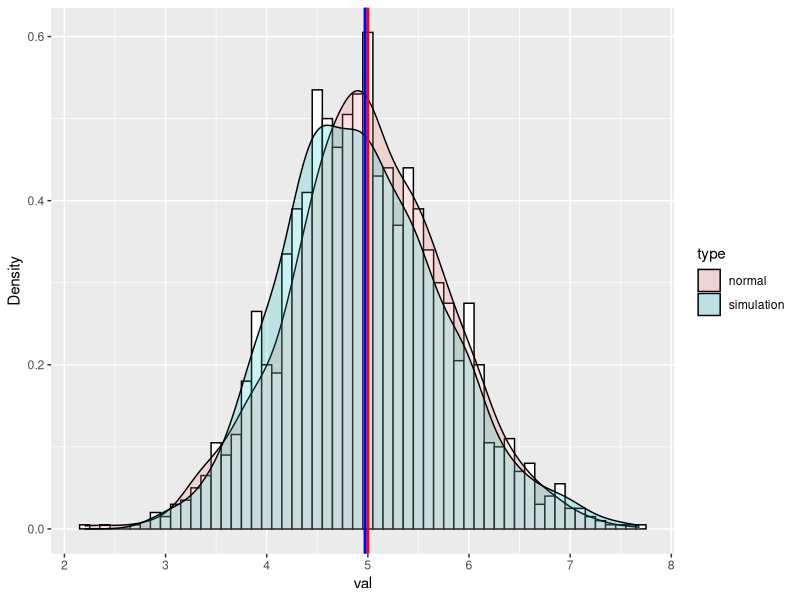

The R source for this figure:
## ---- chunk 1
library(ggplot2)
t<-1000 #number of simulation
n<-40   #number of samples
l<-0.2  #lambda
ctr<-1/l #theoretical center
#simulatated results
simdata<-sapply(1:t,function(x){
  mean(rexp(n,l))
})
## ---- chunk 2
c(mean(simdata),sd(simdata),var(simdata))
## ---- chunk 3
(1/l)/sqrt(n)
((1/l)/sqrt(n))^2
## ---- chunk 4
normal<-rnorm(t,mean=ctr,sd=ctr/sqrt(n))
data<-c(simdata,normal)
type<-as.factor(c(rep('simulation', length(simdata)), rep('normal', length(normal))))
df<-data.frame(val=data,type=type)
## ---- chunk 5
ggplot(df,aes(x=val,fill=type)) + 
  geom_histogram(aes(y=..density..),binwidth=.1,colour="black", fill="white") +
  geom_density(alpha=.2) +
  geom_vline(aes(xintercept=ctr),color="red",linetype="solid", size=1) +
  geom_vline(aes(xintercept=mean(data, na.rm=T)),color="blue",linetype="solid", size=1) +
  scale_x_continuous(breaks = 1:10) +
  scale_y_continuous(name = "Density")
## ---- chunk 6
intervals<-mean(data) + c(-1,1) * 1.96 * sd(data)/sqrt(n)
intervals
